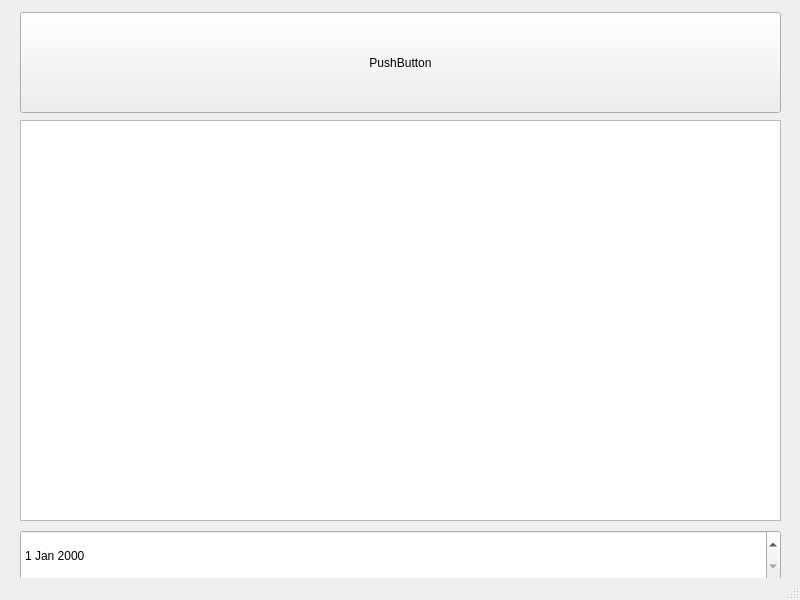
<?xml version="1.0" encoding="UTF-8"?>
<ui version="4.0">
 <class>MainWindow</class>
 <widget class="QMainWindow" name="MainWindow">
  <property name="geometry">
   <rect>
    <x>0</x>
    <y>0</y>
    <width>800</width>
    <height>600</height>
   </rect>
  </property>
  <property name="sizePolicy">
   <sizepolicy hsizetype="Fixed" vsizetype="Fixed">
    <horstretch>0</horstretch>
    <verstretch>0</verstretch>
   </sizepolicy>
  </property>
  <property name="minimumSize">
   <size>
    <width>800</width>
    <height>600</height>
   </size>
  </property>
  <property name="maximumSize">
   <size>
    <width>800</width>
    <height>600</height>
   </size>
  </property>
  <property name="windowTitle">
   <string>MainWindow</string>
  </property>
  <widget class="QWidget" name="centralwidget">
   <widget class="QPushButton" name="pushButton">
    <property name="geometry">
     <rect>
      <x>20</x>
      <y>12</y>
      <width>761</width>
      <height>101</height>
     </rect>
    </property>
    <property name="text">
     <string>PushButton</string>
    </property>
   </widget>
   <widget class="QPlainTextEdit" name="plainTextEdit">
    <property name="geometry">
     <rect>
      <x>20</x>
      <y>120</y>
      <width>761</width>
      <height>401</height>
     </rect>
    </property>
   </widget>
   <widget class="QDateEdit" name="dateEdit">
    <property name="geometry">
     <rect>
      <x>20</x>
      <y>530</y>
      <width>761</width>
      <height>51</height>
     </rect>
    </property>
   </widget>
  </widget>
  <widget class="QStatusBar" name="statusbar"/>
 </widget>
 <resources/>
 <connections/>
</ui>
